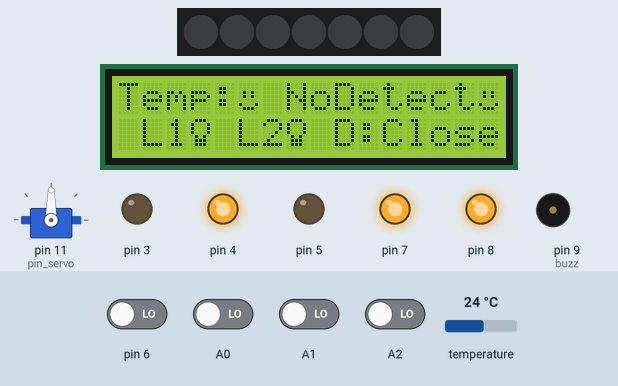
Recording of a sketch running on a simulated Arduino Uno, built with avr-gcc and run on an emulated ATmega328P. Parts: servo, 7 RGB LEDs in strip order, left to right, 16×2 character LCD, output pins drawn as LEDs (lit = HIGH), buzzer (waves = sounding). Dashed ring = blinking. The test bench sets the inputs (shaded band); at power-on: A0–2, pin 6 LOW, temperature 24 °C.

Above: at 1.3 s.
1.4 s: pin 6 driven HIGH
At 3.0 s:
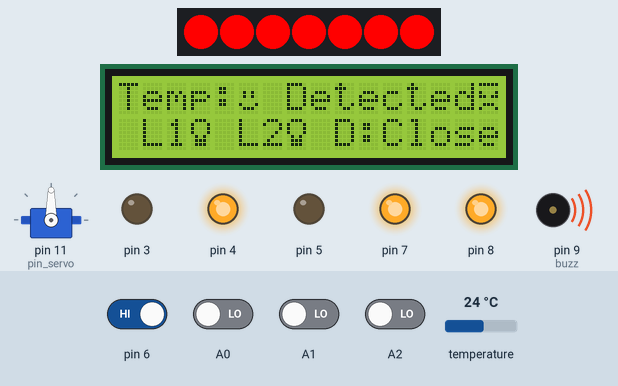
4.7 s: A0 driven HIGH and A1 driven HIGH
7.9 s: A2 driven HIGH
10.1 s: A1 driven LOW
At 14.0 s:
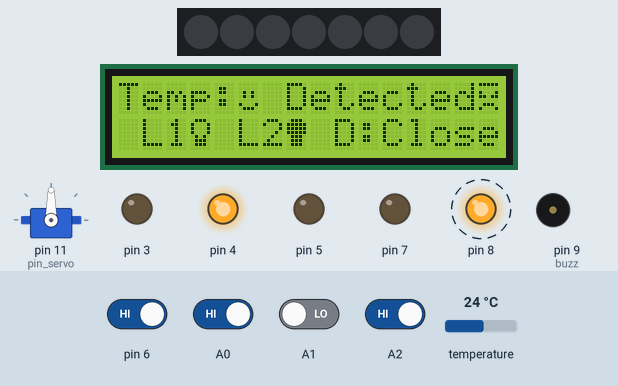
14.3 s: A1 driven HIGH
At 15.7 s:
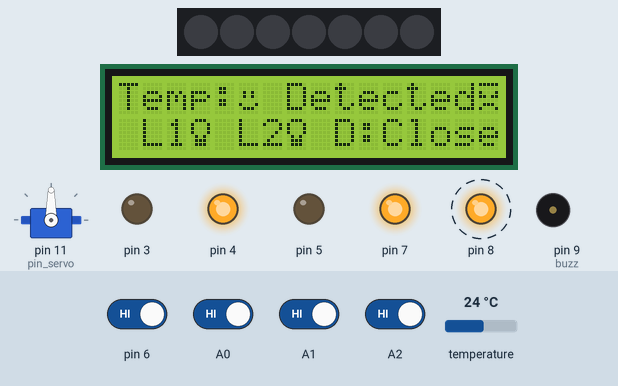
17.3 s: A0 driven LOW
At 18.2 s:
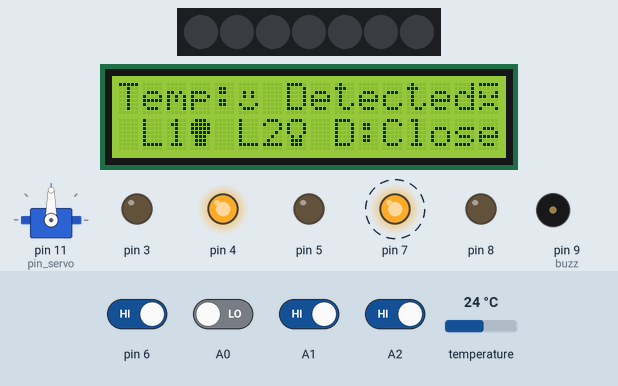
Timing chart, 0 to 25.4 s (numbered marks = the images above; inputs shaded):
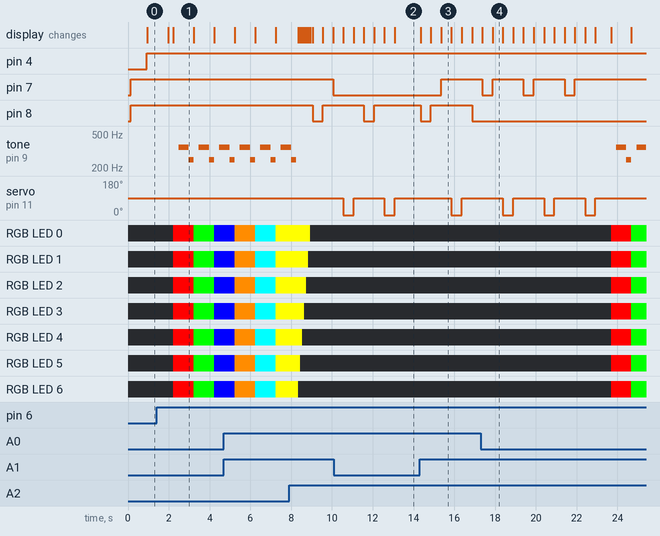

The sketch:

proyecto_semana_7.ino
```cpp
/*
Fundacion kinal
Centro tecnico educativo laboral Kinal
Electronica
Grado: Quinto
Seccion: A
Curso: Taller en electronica digital y reparacion de computadoras I
Nombre: Wolf Renato Giovanni Salguero Barrios
Carne: 2021179
*/

#include <OneWire.h>
#include <LiquidCrystal_I2C.h>
#include <DallasTemperature.h>
#include <Adafruit_NeoPixel.h>
#include <Servo.h>

#define pin_servo 11
Servo servo_W;

Adafruit_NeoPixel led(7, 10, NEO_GRB + NEO_KHZ800);

LiquidCrystal_I2C LCD_W(0x27, 16, 2);

OneWire ourWire(2);
DallasTemperature sensor(&ourWire);

#define buzz 9
#define rele 8
#define rele2 7
#define radar 6
#define R 5
#define G 4
#define B 3
#define L1 A0
#define L2 A1
#define door A2
#define sph(pin) digitalWrite(pin, HIGH)
#define spl(pin) digitalWrite(pin, LOW)
#define readPin(pin) digitalRead(pin)
int caso;
int value;
int value2;
int value3;
float Celsius;


enum colores{
  red,
  green,
  blue,
  orange,
  cian,
  geld
};

//*****************************************Animaciones*********************************************************

byte copo_1[8] = {
  0b00100,
  0b10101,
  0b01110,
  0b11111,
  0b01110,
  0b10101,
  0b00100,
  0b00000
};


byte face[8] = {
  0b00000,
  0b00000,
  0b01010,
  0b01010,
  0b00000,
  0b10001,
  0b01110,
  0b00000
};


byte fire[8] = {
  0b00000,
  0b00010,
  0b00110,
  0b01011,
  0b10111,
  0b11111,
  0b01110,
  0b00000
};

byte angry[8] = {
  0b11111,
  0b00000,
  0b10001,
  0b11011,
  0b00000,
  0b01110,
  0b10001,
  0b00000
};

byte light[8] = {
  0b01110,
  0b10001,
  0b10001,
  0b10001,
  0b01010,
  0b01110,
  0b01110,
  0b00000
};

byte light_on[8] = {
  0b01110,
  0b11111,
  0b11111,
  0b11111,
  0b01110,
  0b01110,
  0b01110,
  0b00000
};

void setup() {

servo_W.attach(pin_servo);
led.begin();
led.clear();
sensor.begin();
LCD_W.init();
LCD_W.backlight();
LCD_W.createChar(1, copo_1);
LCD_W.createChar(2, face);
LCD_W.createChar(3, fire);
LCD_W.createChar(4, angry);
LCD_W.createChar(5, light);
LCD_W.createChar(6, light_on);
pinMode(8, OUTPUT);
pinMode(7, OUTPUT);
pinMode(6, INPUT);
pinMode(5, OUTPUT);
pinMode(4, OUTPUT);
pinMode(3, OUTPUT);
pinMode(A0, INPUT);
pinMode(A1, INPUT);
pinMode(A2, INPUT);
sph(rele);
sph(rele2);
LCD();
  LCD_W.setCursor(3,1);
  LCD_W.write(byte(5));
  LCD_W.setCursor(7,1);
  LCD_W.write(byte(5));
  LCD_W.setCursor(11,1);
  LCD_W.print("Close");
}


void loop() {
  Switches();
Celsius=Cel_grad();
Switches();
LCD();
Switches();
caso=parametro();
Switches();
leds();
Switches();
Radar();
Switches();

}


void Switches(){

  if(readPin(L1) && value == 0){

    spl(rele);
    LCD_W.setCursor(3,1);
    LCD_W.write(byte(6));
    delay(500);
    value = 1;
  }

  if(value == 1 && readPin(L1)){

  sph(rele);
    LCD_W.setCursor(3,1);
    LCD_W.write(byte(5));
    delay(500);
    value=0;
}


  if(readPin(L2) && value2 == 0){

    spl(rele2);
    LCD_W.setCursor(7,1);
    LCD_W.write(byte(6));
    delay(500);
    value2 = 1;
  }

if(value2 == 1 && readPin(L2)){

  sph(rele2);
    LCD_W.setCursor(7,1);
    LCD_W.write(byte(5));
    delay(500);
    value2=0;
}

  if(readPin(door) && value3 == 0){

    servo_W.write(0);
    LCD_W.setCursor(11,1);
    LCD_W.print("Open ");
    delay(500);
    value3 = 1;
}
    if(value3 == 1 && readPin(door)==HIGH){

  servo_W.write(90);
    LCD_W.setCursor(11,1);
    LCD_W.print("Close");
    delay(500);
    value3 = 0;
}

  }

void Radar(){
  if(readPin(radar) == HIGH){
  LCD_W.setCursor(7,0);
  LCD_W.print("Detected");
  LCD_W.write(byte(4));
  delay(250);
Neopixel();
}
else{
  LCD_W.setCursor(7,0);
  LCD_W.print("NoDetect");
  LCD_W.write(byte(2));
  delay(250);
}
}

void color(int colores){
  switch(colores){

     case(red):
     for(int i = 0; i < 8; i++){
      led.setPixelColor(i,led.Color(255,0,0));           //red
      led.show();
     }
     break;

    case(green):
     for(int i = 0; i < 8; i++){
      led.setPixelColor(i,led.Color(0,255,0));           //green
      led.show();
     }
     break;

     case(blue):
     for(int i = 0; i < 8; i++){
      led.setPixelColor(i,led.Color(0,0,255));           //blue
      led.show();
     }
     break;

     case(orange):
     for(int i = 0; i < 8; i++){
      led.setPixelColor(i,led.Color(255,140,0));           //orange
      led.show();
     }
     break;

     case(cian):
     for(int i = 0; i < 8; i++){
      led.setPixelColor(i,led.Color(0,255,255));           //cian
      led.show();
     }
     break;

     case(geld):
     for(int i = 0; i < 8; i++){
      led.setPixelColor(i,led.Color(255,255,0));           //geld
      led.show();
     }
     break;
  }
}


void Neopixel(){

    color(red);
    delay(250);
    Buzzer();
    color(green);
    delay(250);
    Buzzer();
    color(blue);
    delay(250);
    Buzzer();
    color(orange);
    delay(250);
    Buzzer();
    color(cian);
    delay(250);
    Buzzer();
    color(geld);
    delay(250);
    Buzzer();
    for(int i = 7; i>=0; i--){
     led.setPixelColor(i,led.Color(0,0,0));                //off
      led.show();
      delay(100);
     }

}

void Buzzer(){

  tone(buzz, 350);
  delay(500);
  noTone(buzz);
  tone(buzz, 250);
  delay(250);
  noTone(buzz);
}


void LCD(){
  LCD_W.setCursor(0,0);
  LCD_W.print("Temp:");
  LCD_W.setCursor(1,1);
  LCD_W.print("L1");
  LCD_W.setCursor(5,1);
  LCD_W.print("L2");
  LCD_W.setCursor(9,1);
  LCD_W.print("D:");
}


float Cel_grad(void){
  float _Celsius;
  sensor.requestTemperatures();
 _Celsius = sensor.getTempCByIndex(0);
 return _Celsius;
}


int parametro(void){
  int parametro;

if(Celsius >=15 && Celsius < 21){
  parametro=1;
}

if(Celsius >= 21 && Celsius < 25){
    parametro=2;
}

if(Celsius >= 25 && Celsius < 45){
    parametro=3;
}
 return parametro;
}


void leds(){
  switch (caso){

    case(1):
    sph(R);
    spl(G);
    sph(B);
    LCD_W.setCursor(5,0);
    LCD_W.write(byte(1));
   break;

    case(2):
    spl(R);
    sph(G);
    spl(B);
    LCD_W.setCursor(5,0);
    LCD_W.write(byte(2));
   break;

    case(3):
    sph(R);
    spl(G);
    spl(B);
    LCD_W.setCursor(5,0);
    LCD_W.write(byte(3));
   break;
  }
}
```

Measured:
- after the input at 1.4 s, tone on pin 9 (buzz): plays 350 Hz for 0.50 s, 250 Hz for 0.25 s, 350 Hz for 0.50 s, 250 Hz for 0.25 s, 350 Hz for 0.22 s, starting after 1.1 s; RGB LED 0–6: off → RGB(255, 0, 0) after 0.83 s, → RGB(0, 255, 0) 1.0 s later, → RGB(0, 0, 255) 1.0 s later; the display: first changes after 0.57 s (image 1 shows a later state)
- after the input at 10.1 s, pin 7: stays LOW (without the input it goes to HIGH after 0.45 s); the display: first changes after 0.46 s (image 2 shows a later state)
- after the input at 14.3 s, pin 7: LOW → HIGH after 1.0 s; the display: first differs from a run without the input after 1.0 s (image 3)
- after the input at 17.3 s, pin 7: alternates HIGH for 1.5 s and LOW for 0.50 s, 6 changes in all, then stays HIGH, starting after 0.08 s; pin 8: stops changing and stays LOW
- by itself, servo on pin 11 (pin_servo): alternates 90° for 1.5 s and 0° for 0.51 s
- what the display in image 1 shows lasts 1.0 s, from 2.2 s to 3.2 s
- what the display in image 3 shows lasts 0.6 s, from 15.3 s to 15.9 s
